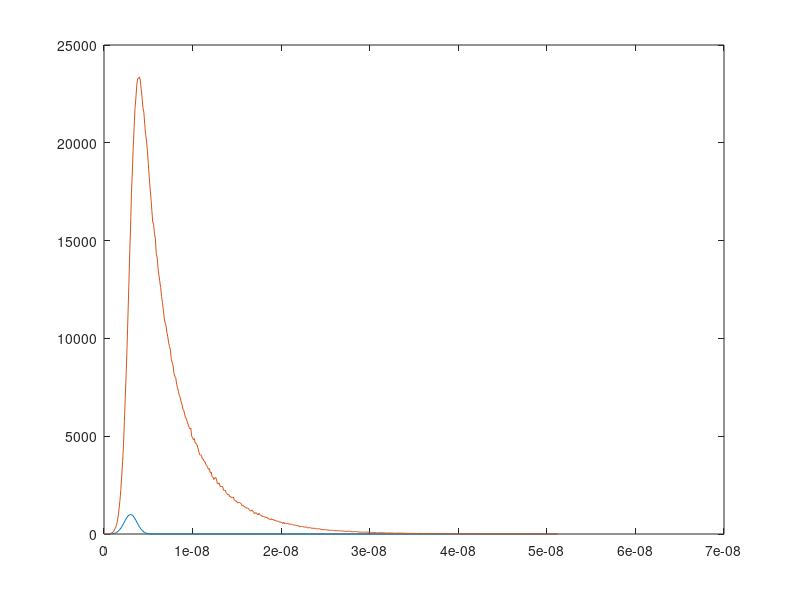

This chart was generated by the following MATLAB code: (Note: this script raises an error after producing the figure.)
t = (0:512)*1e-10;
a = 1e3;
IRF = a*exp(-((t-30e-10)/2/5e-10).^2);
tau1 = 2*1e-9;
tau2 = 5*1e-9;
A1 = 1;
A2 = 1;
signal = A1*exp(-t/tau1)+A2*exp(-t/tau2); %TCSPC Count1
poi_signal = conv(signal,IRF); 
poi_signal = poi_signal(1:length(t));
poi_signal = poissrnd(poi_signal); %TCSPC Count2
close; plot(t,IRF,t,poi_signal)

[cx, taux, offset, csh, z] = DistFluofit(IRF, poi_signal, max(t), mean(diff(t)), [], 1);
